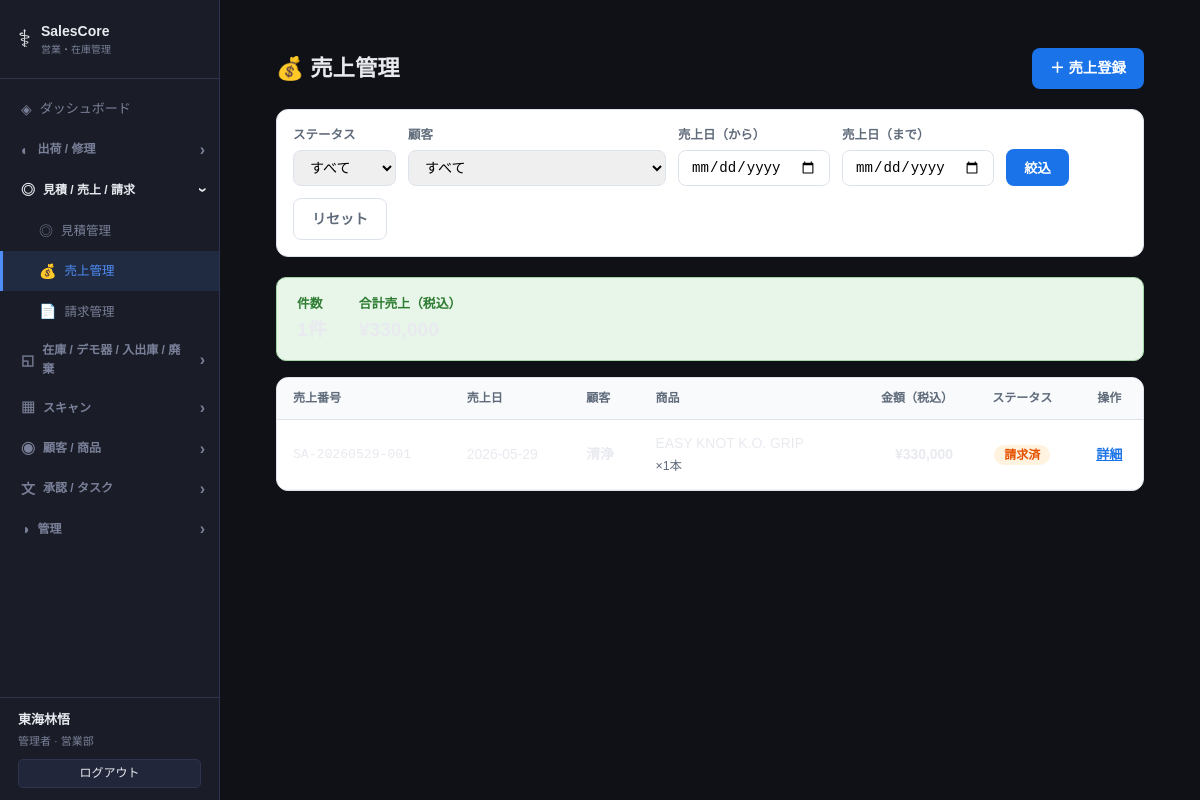
The page /sales (signed in) on the database its author committed.
### models.py (models this page shows)
class Base(DeclarativeBase):
    pass

class Staff(Base):
    __tablename__ = "staffs"
    id = Column(Integer, primary_key=True, autoincrement=True)
    name = Column(String(100), nullable=False)
    login_id = Column(String(50), unique=True, nullable=False)
    password_hash = Column(String(200), nullable=False)
    role = Column(String(20), default="user")
    department = Column(String(100), nullable=True)
    email = Column(String(200), nullable=True)
    is_active = Column(Boolean, default=True)
    last_active_at = Column(DateTime, nullable=True)
    last_active_page = Column(String(200), nullable=True)
    created_at = Column(DateTime, default=datetime.now)

class Sale(Base):
    __tablename__ = "sales"
    id = Column(Integer, primary_key=True, autoincrement=True)
    sale_number = Column(String(50), unique=True, nullable=False)
    shipment_id = Column(Integer, ForeignKey("shipments.id"), nullable=True)
    quote_id = Column(Integer, ForeignKey("quotes.id"), nullable=True)
    customer_id = Column(Integer, ForeignKey("customers.id"), nullable=False)
    product_id = Column(Integer, ForeignKey("products.id"), nullable=False)
    quantity = Column(Integer, nullable=False, default=1)
    unit_price = Column(Float, nullable=False)
    subtotal = Column(Float, nullable=False)
    tax_rate = Column(Float, default=0.10)
    tax_amount = Column(Float, nullable=False)
    total_amount = Column(Float, nullable=False)
    sale_date = Column(Date, nullable=False)
    status = Column(String(20), default="confirmed")  # confirmed / invoiced / paid
    notes = Column(Text, nullable=True)
    staff_name = Column(String(100), nullable=True)
    created_at = Column(DateTime, default=datetime.now)
    shipment = relationship("Shipment", foreign_keys=[shipment_id])
    quote = relationship("Quote", foreign_keys=[quote_id])
    customer = relationship("Customer", foreign_keys=[customer_id])
    product = relationship("Product", foreign_keys=[product_id])
    invoice_items = relationship("InvoiceItem", back_populates="sale")

class Customer(Base):
    __tablename__ = "customers"
    id = Column(Integer, primary_key=True, autoincrement=True)
    name = Column(String(200), nullable=False)
    category = Column(String(50), default="hospital")  # hospital / supplier
    phone = Column(String(50), nullable=True)
    email = Column(String(200), nullable=True)
    address = Column(Text, nullable=True)
    trading_terms = Column(Text, nullable=True)  # 取引条件
    notes = Column(Text, nullable=True)
    created_at = Column(DateTime, default=datetime.now)
    staff_id = Column(Integer, ForeignKey("staffs.id"), nullable=True)
    staff = relationship("Staff")
    quotes = relationship("Quote", back_populates="customer", foreign_keys="Quote.customer_id")

class Product(Base):
    __tablename__ = "products"
    id = Column(Integer, primary_key=True, autoincrement=True)
    name = Column(String(200), nullable=False)
    category = Column(String(50), nullable=False)
    sku = Column(String(100), unique=True, nullable=True)
    unit_price = Column(Float, nullable=False)
    unit = Column(String(20), nullable=True)
    stock_alert_threshold = Column(Integer, default=10)
    alert_enabled = Column(Boolean, default=True, nullable=False)
    tracking_type = Column(String(20), default="none")
    maker = Column(String(200), nullable=True)
    jan_code = Column(String(50), nullable=True)          # JANコード
    approval_number = Column(String(100), nullable=True)  # 承認番号 / 認証番号
    device_class = Column(String(20), nullable=True)      # クラス分類: misc/1/2/3/4
    sales_role = Column(String(20), nullable=True)        # maker / distributor
    model_spec = Column(Text, nullable=True)              # 型式・仕様
    sterility = Column(String(20), nullable=True)         # 滅菌状態: sterile / non_sterile
    notes = Column(Text, nullable=True)
    created_at = Column(DateTime, default=datetime.now)
    inventory = relationship("Inventory", back_populates="product", uselist=False)
    inventory_histories = relationship("InventoryHistory", back_populates="product")
    quote_items = relationship("QuoteItem", back_populates="product")
    shipments = relationship("Shipment", back_populates="product")

### routers/sales.py (the view)
@router.get("/sales", response_class=HTMLResponse)
def list_sales(request: Request, status: str = "", customer_id: str = "",
               date_from: str = "", date_to: str = "", db: Session = Depends(get_db)):
    q = db.query(models.Sale)
    if status:
        q = q.filter(models.Sale.status == status)
    if customer_id:
        q = q.filter(models.Sale.customer_id == int(customer_id))
    if date_from:
        q = q.filter(models.Sale.sale_date >= date.fromisoformat(date_from))
    if date_to:
        q = q.filter(models.Sale.sale_date <= date.fromisoformat(date_to))
    sales = q.order_by(models.Sale.id.desc()).all()
    customers = db.query(models.Customer).order_by(models.Customer.name).all()
    total = sum(s.total_amount for s in sales)
    return templates.TemplateResponse("sales/list.html", {
        "request": request, "sales": sales, "customers": customers,
        "status": status, "customer_id": customer_id,
        "date_from": date_from, "date_to": date_to, "total": total,
    })

### templates/sales/list.html (shortened to what this page needs)
{% extends "base.html" %}
{% block content %}
<div style="padding:20px 24px">
  <div style="display:flex;align-items:center;justify-content:space-between;margin-bottom:20px">
    <h1 style="font-size:1.4rem;font-weight:700;margin:0">💰 売上管理</h1>
    <a href="/sales/new" style="background:#1a73e8;color:white;padding:9px 18px;border-radius:8px;text-decoration:none;font-weight:600;font-size:0.9rem">＋ 売上登録</a>
  </div>
  <form method="get" style="background:white;border:1px solid #dde3ea;border-radius:12px;padding:16px;margin-bottom:20px;display:flex;gap:12px;flex-wrap:wrap;align-items:flex-end">
    <div style="display:flex;flex-direction:column;gap:4px">
      <label style="font-size:0.78rem;font-weight:600;color:#5f6b7a">ステータス</label>
      <select name="status" style="padding:8px 12px;border:1.5px solid #dde3ea;border-radius:8px;font-size:0.88rem">
        <option value="" {% if not status %}selected{% endif %}>すべて</option>
      </select>
    </div>
    <div style="display:flex;flex-direction:column;gap:4px">
      <label style="font-size:0.78rem;font-weight:600;color:#5f6b7a">顧客</label>
      <select name="customer_id" style="padding:8px 12px;border:1.5px solid #dde3ea;border-radius:8px;font-size:0.88rem">
        <option value="">すべて</option>
      </select>
    </div>
    <div style="display:flex;flex-direction:column;gap:4px">
      <label style="font-size:0.78rem;font-weight:600;color:#5f6b7a">売上日（から）</label>
      <input type="date" name="date_from" value="{{ date_from }}" style="padding:8px 12px;border:1.5px solid #dde3ea;border-radius:8px;font-size:0.88rem">
    </div>
    <div style="display:flex;flex-direction:column;gap:4px">
      <label style="font-size:0.78rem;font-weight:600;color:#5f6b7a">売上日（まで）</label>
      <input type="date" name="date_to" value="{{ date_to }}" style="padding:8px 12px;border:1.5px solid #dde3ea;border-radius:8px;font-size:0.88rem">
    </div>
    <button type="submit" style="padding:9px 18px;background:#1a73e8;color:white;border:none;border-radius:8px;font-weight:600;cursor:pointer">絞込</button>
    <a href="/sales" style="padding:9px 18px;border:1.5px solid #dde3ea;border-radius:8px;color:#5f6b7a;text-decoration:none;font-weight:600">リセット</a>
  </form>
  <div style="background:#e8f5e9;border:1px solid #a5d6a7;border-radius:10px;padding:14px 20px;margin-bottom:16px;display:flex;gap:32px">
    <div><span style="font-size:0.8rem;color:#2e7d32;font-weight:600">件数</span><br><strong style="font-size:1.2rem">{{ sales|length }}件</strong></div>
    <div><span style="font-size:0.8rem;color:#2e7d32;font-weight:600">合計売上（税込）</span><br><strong style="font-size:1.2rem">¥{{ "{:,.0f}".format(total) }}</strong></div>
  </div>
  <div style="background:white;border:1px solid #dde3ea;border-radius:12px;overflow:hidden">
    <table style="width:100%;border-collapse:collapse;font-size:0.87rem">
      <thead>
        <tr style="background:#f8fafc">
          <th style="padding:11px 16px;text-align:left;font-size:0.75rem;font-weight:700;color:#5f6b7a;border-bottom:1px solid #dde3ea">売上番号</th>
          <th style="padding:11px 16px;text-align:left;font-size:0.75rem;font-weight:700;color:#5f6b7a;border-bottom:1px solid #dde3ea">売上日</th>
          <th style="padding:11px 16px;text-align:left;font-size:0.75rem;font-weight:700;color:#5f6b7a;border-bottom:1px solid #dde3ea">顧客</th>
          <th style="padding:11px 16px;text-align:left;font-size:0.75rem;font-weight:700;color:#5f6b7a;border-bottom:1px solid #dde3ea">商品</th>
          <th style="padding:11px 16px;text-align:right;font-size:0.75rem;font-weight:700;color:#5f6b7a;border-bottom:1px solid #dde3ea">金額（税込）</th>
          <th style="padding:11px 16px;text-align:center;font-size:0.75rem;font-weight:700;color:#5f6b7a;border-bottom:1px solid #dde3ea">ステータス</th>
          <th style="padding:11px 16px;text-align:center;font-size:0.75rem;font-weight:700;color:#5f6b7a;border-bottom:1px solid #dde3ea">操作</th>
        </tr>
      </thead>
      <tbody>
        {% for s in sales %}
        <tr style="border-bottom:1px solid #f0f4f8" onmouseover="this.style.background='#f8fafc'" onmouseout="this.style.background=''">
          <td style="padding:12px 16px;font-family:monospace;font-size:0.82rem">{{ s.sale_number }}</td>
          <td style="padding:12px 16px">{{ s.sale_date }}</td>
          <td style="padding:12px 16px;font-weight:600">{{ s.customer.name }}</td>
          <td style="padding:12px 16px">{{ s.product.name }}<br><span style="font-size:0.78rem;color:#5f6b7a">×{{ s.quantity }}{{ s.product.unit }}</span></td>
          <td style="padding:12px 16px;text-align:right;font-weight:700">¥{{ "{:,.0f}".format(s.total_amount) }}</td>
          <td style="padding:12px 16px;text-align:center">
            {% if s.status == 'confirmed' %}
            <span style="background:#e3f2fd;color:#1565c0;padding:3px 10px;border-radius:999px;font-size:0.75rem;font-weight:700">売上確定</span>
            {% elif s.status == 'invoiced' %}
            <span style="background:#fff3e0;color:#e65100;padding:3px 10px;border-radius:999px;font-size:0.75rem;font-weight:700">請求済</span>
            {% elif s.status == 'paid' %}
            <span style="background:#e8f5e9;color:#2e7d32;padding:3px 10px;border-radius:999px;font-size:0.75rem;font-weight:700">入金済</span>
            {% endif %}
          </td>
          <td style="padding:12px 16px;text-align:center">
            <a href="/sales/{{ s.id }}" style="color:#1a73e8;font-size:0.82rem;font-weight:600">詳細</a>
          </td>
        </tr>
        {% else %}
        <tr><td colspan="7" style="padding:32px;text-align:center;color:#5f6b7a">売上データがありません</td></tr>
        {% endfor %}
      </tbody>
    </table>
  </div>
</div>
{% endblock %}

### templates/base.html (shortened to what this page needs)
<!DOCTYPE html>
<html lang="ja">
<head>
  <link rel="stylesheet" href="/static/css/style.css">
</head>
<body>
  <nav class="sidebar" id="sidebar">
    <div class="logo">
      <span class="logo-icon">⚕</span>
      <div>
        <div class="logo-title">SalesCore</div>
        <div class="logo-sub">営業・在庫管理</div>
      </div>
    </div>
    <ul class="nav-list">
      <li><a href="/" class="nav-link {% if request.url.path == '/' %}active{% endif %}" onclick="closeMenu()"><span class="nav-icon">◈</span> ダッシュボード</a></li>
      {% set grp1_active = ('/shipments' in request.url.path and '/repairs' not in request.url.path) or '/repairs' in request.url.path %}
      <li class="nav-group-item">
        <div class="nav-group-header {% if grp1_active %}open{% endif %}" onclick="toggleGroup('grp-shipment')">
          <span class="nav-icon">◐</span> 出荷 / 修理 <span class="nav-arrow">›</span>
        </div>
      </li>
      {% set grp2_active = '/quotes' in request.url.path or '/sales' in request.url.path or '/invoices' in request.url.path %}
      <li class="nav-group-item">
        <div class="nav-group-header {% if grp2_active %}open{% endif %}" onclick="toggleGroup('grp-sales')">
          <span class="nav-icon">◎</span> 見積 / 売上 / 請求 <span class="nav-arrow">›</span>
        </div>
        <ul class="nav-group {% if grp2_active %}open{% endif %}" id="grp-sales">
          <li><a href="/quotes"   class="nav-link {% if '/quotes'   in request.url.path %}active{% endif %}" onclick="closeMenu()"><span class="nav-icon">◎</span> 見積管理</a></li>
          <li><a href="/sales"    class="nav-link {% if '/sales'    in request.url.path %}active{% endif %}" onclick="closeMenu()"><span class="nav-icon">💰</span> 売上管理</a></li>
          <li><a href="/invoices" class="nav-link {% if '/invoices' in request.url.path %}active{% endif %}" onclick="closeMenu()"><span class="nav-icon">📄</span> 請求管理</a></li>
        </ul>
      </li>
      {% set grp3_active = request.url.path == '/inventory' or 'history' in request.url.path or 'disposal' in request.url.path or '/demo' in request.url.path %}
      <li class="nav-group-item">
        <div class="nav-group-header {% if grp3_active %}open{% endif %}" onclick="toggleGroup('grp-inventory')">
          <span class="nav-icon">◱</span> 在庫 / デモ器 / 入出庫 / 廃棄 <span class="nav-arrow">›</span>
        </div>
      </li>
      {% set grp4_active = '/barcode' in request.url.path %}
      <li class="nav-group-item">
        <div class="nav-group-header {% if grp4_active %}open{% endif %}" onclick="toggleGroup('grp-scan')">
          <span class="nav-icon">▦</span> スキャン <span class="nav-arrow">›</span>
        </div>
      </li>
      {% set grp5_active = '/customers' in request.url.path or '/products' in request.url.path %}
      <li class="nav-group-item">
        <div class="nav-group-header {% if grp5_active %}open{% endif %}" onclick="toggleGroup('grp-customer')">
          <span class="nav-icon">◉</span> 顧客 / 商品 <span class="nav-arrow">›</span>
        </div>
      </li>
      {% set grp6_active = '/approval' in request.url.path or '/tasks' in request.url.path %}
      <li class="nav-group-item">
        <div class="nav-group-header {% if grp6_active %}open{% endif %}" onclick="toggleGroup('grp-approval')">
          <span class="nav-icon">文</span> 承認 / タスク <span class="nav-arrow">›</span>
        </div>
      </li>
      {% if request.state.staff and request.state.staff["role"] == "admin" %}
      {% set grp7_active = '/staff' in request.url.path %}
      <li class="nav-group-item">
        <div class="nav-group-header {% if grp7_active %}open{% endif %}" onclick="toggleGroup('grp-admin')">
          <span class="nav-icon">◑</span> 管理 <span class="nav-arrow">›</span>
        </div>
      </li>
      {% endif %}
    </ul>
    <div class="sidebar-user">
      {% if request.state.staff %}
      <div class="sidebar-user-name">{{ request.state.staff["name"] }}</div>
      <div class="sidebar-user-role">{{ "管理者" if request.state.staff["role"] == "admin" else "一般" }}{% if request.state.staff["department"] %} · {{ request.state.staff["department"] }}{% endif %}</div>
      <a href="/logout" class="btn btn-ghost btn-sm" style="margin-top:8px;width:100%;justify-content:center">ログアウト</a>
      {% endif %}
    </div>
  </nav>
  <main class="main">
    <div class="content">
      {% block content %}{% endblock %}
    </div>
  </main>
</body>
</html>

### rows shown on the page
Staff: state.staff.name "東海林悟", role "管理者", state.staff.department "営業部"
Sale: sale_number "SA-20260529-001", sale_date "2026-05-29", customer.name "清浄", product.name "EASY KNOT K.O. GRIP", quantity "1", product.unit "本", total_amount "330,000", status "請求済"
